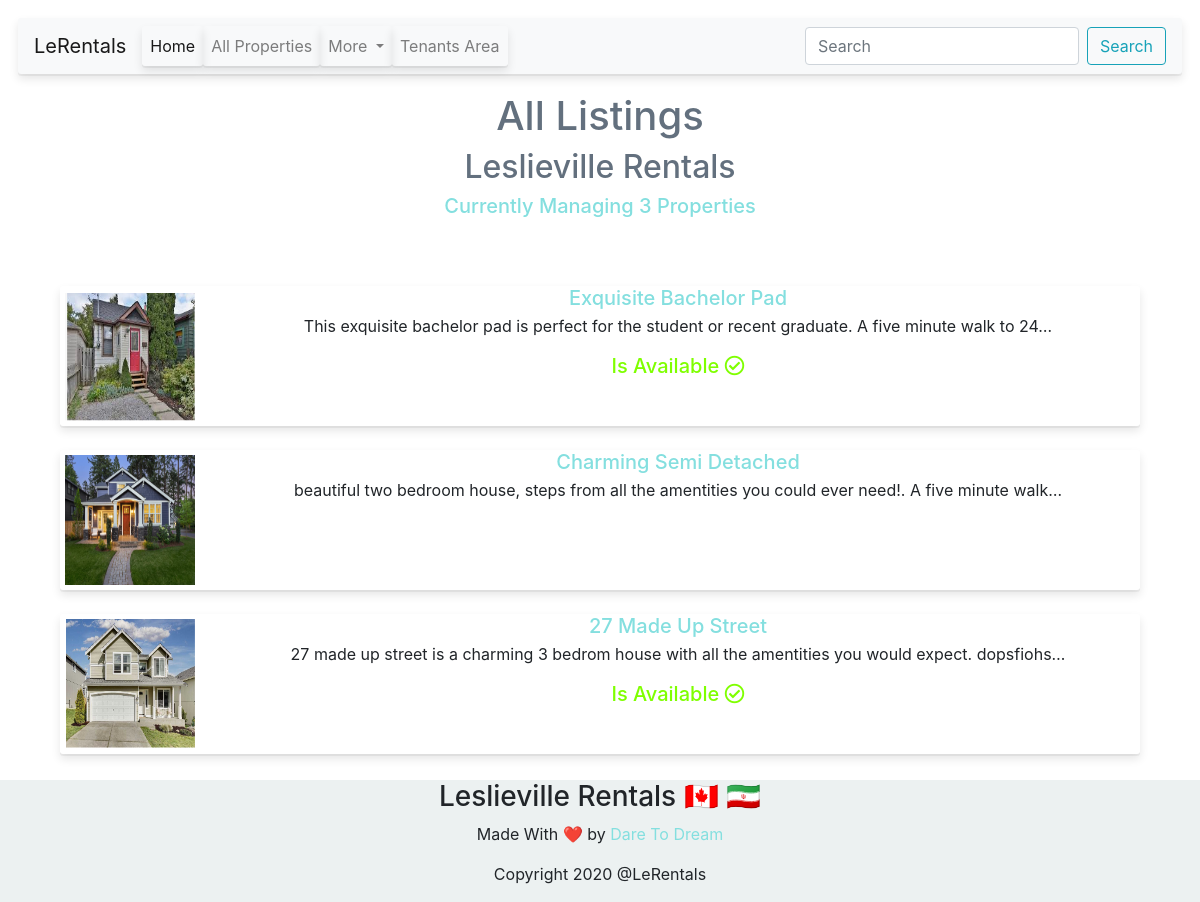
/listings/, run on the app's committed database.
### listings/models.py (models this page shows, shortened)
class Listing(models.Model):
    title = models.CharField(max_length=100)
    postalCode = models.CharField(max_length=100)
    description = models.TextField()
    neighbourhood = models.CharField(max_length=25)
    image = models.ImageField(upload_to='lisitngs/images/')
    image2 = models.ImageField(upload_to='lisitngs/images/')
    image3 = models.ImageField(upload_to='lisitngs/images/')
    image4 = models.ImageField(upload_to='lisitngs/images/')
    image5 = models.ImageField(upload_to='lisitngs/images/')
    available = models.BooleanField(primary_key=False)
    dateAvailable = models.DateTimeField(null=True, blank=True )

### listings/views.py (the view)
# urls.py: path('', views.all_listings, name='all_listings'),
def all_listings(req):
    listings = Listing.objects.all()
    return render(req, 'listings/all.html', {'listings':listings})

### listings/templates/listings/all.html
{% extends 'listings/base.html' %}
{% block content %}
<h1>All Listings</h1>
<h2>Leslieville Rentals</h2>
<h5> Currently Managing {{listings.count}} Propertie{{listings.count|pluralize}}</h5>
<div style="padding: 5%;">
<ul class="list-unstyled">
    {% for listing in listings %}
    <li class="media">
      <img src="{{ listing.image.url }}" class="mr-3" alt="Listing profile image" style="width: 140px; height: 140px;">
      <div class="media-body">
        <h5 class="mt-0 mb-1"><a href="{% url 'listings:detail' listing.id %}">{{listing.title}}</a></h5>
        <p>{{listing.description|truncatechars:100}}</p>
        {% if listing.available %}
       <h5 style="color: chartreuse;">Is Available <i><i class="far fa-spin fa-check-circle"></i></i></h5>
         {% endif %}
      </div>
    </li>
    <br>
    {% endfor %}
  </ul>
</div>
<br>
<br>
{% endblock %}

### listings/static/listings/custom.css (style rules this page uses)
.card, li { border-radius: 3px; box-shadow: 0 2px 0 rgba(0, 0, 0, 0.05), 0 5px 10px rgba(0, 0, 0, 0.1); transition: all 200ms ease-in-out; }
h1,h2 { color: #63707e ; }
img { border-radius: 5px; transition: all 200ms ease-in-out; padding: 5px; }
a, h5 { color: rgb(132, 223, 223); }

### data on the page
Listing: image (picture), title "Exquisite Bachelor Pad", description "This exquisite bachelor pad is perfect for the student or recent graduate. A five minute walk to 24…", available "Is Available"
Listing: image (picture), title "Charming Semi Detached", description "beautiful two bedroom house, steps from all the amentities you could ever need!. A five minute walk…"
Listing: image (picture), title "27 Made Up Street", description "27 made up street is a charming 3 bedrom house with all the amentities you would expect. dopsfiohs…", available "Is Available"

### other printed values
{{ listings.count }} "3"
